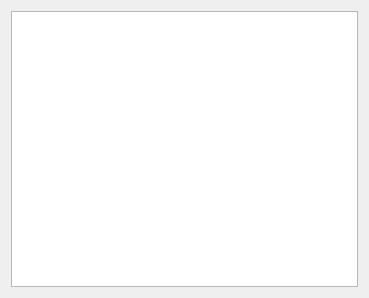
<?xml version="1.0" encoding="UTF-8"?>
<ui version="4.0">
 <class>LogsWindow</class>
 <widget class="QWidget" name="LogsWindow">
  <property name="geometry">
   <rect>
    <x>0</x>
    <y>0</y>
    <width>369</width>
    <height>298</height>
   </rect>
  </property>
  <property name="sizePolicy">
   <sizepolicy hsizetype="Expanding" vsizetype="Expanding">
    <horstretch>0</horstretch>
    <verstretch>0</verstretch>
   </sizepolicy>
  </property>
  <property name="minimumSize">
   <size>
    <width>100</width>
    <height>100</height>
   </size>
  </property>
  <property name="windowTitle">
   <string>Logs</string>
  </property>
  <layout class="QVBoxLayout" name="verticalLayout">
   <item>
    <widget class="QPlainTextEdit" name="logsTextEdit">
     <property name="enabled">
      <bool>true</bool>
     </property>
     <property name="sizePolicy">
      <sizepolicy hsizetype="Preferred" vsizetype="Preferred">
       <horstretch>0</horstretch>
       <verstretch>0</verstretch>
      </sizepolicy>
     </property>
     <property name="minimumSize">
      <size>
       <width>10</width>
       <height>10</height>
      </size>
     </property>
     <property name="readOnly">
      <bool>true</bool>
     </property>
    </widget>
   </item>
  </layout>
 </widget>
 <resources/>
 <connections/>
</ui>
